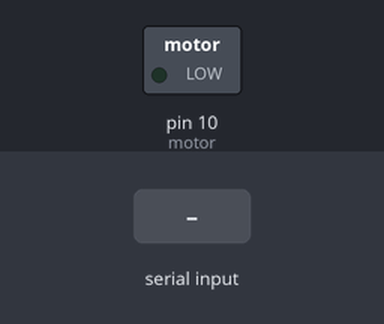
A sketch run on a simulated Arduino Uno, built with avr-gcc and run on an emulated ATmega328P. Shown: switched loads named in the sketch (green lamp = pin HIGH). The inputs (shaded band) are chosen by the test bench.

Above: at 1.2 s.
1.3 s: "1" received over Serial
At 2.5 s:
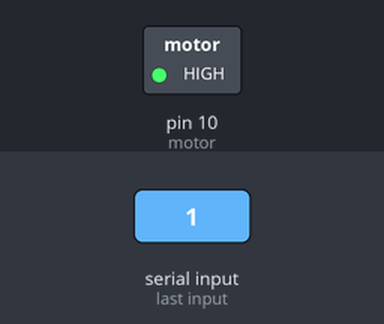
2.8 s: "0" received over Serial
At 3.8 s:
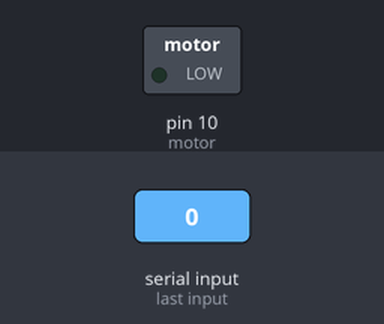
Timing chart, 0 to 5.8 s (numbered marks = the images above; inputs shaded):
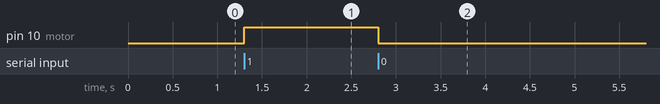

The sketch:

step1.ino
```cpp
int motor = 10;

void setup() {
  pinMode(motor, OUTPUT); //motor 출력
  Serial.begin(9600); //시리얼통신
}

void loop() {
  if (Serial.available())
  {
    char in_data;
    in_data = Serial.read();
    if (in_data == '1') //데이터값 '1'을 입력했을 때
    {
      digitalWrite(motor, HIGH); //모터  작동
    }
    else //그 이외의 값 입력시
    {
      digitalWrite(motor, LOW); //모터 멈춤
    }
  }
}
```

Measured:
- after the input at 1.3 s, pin 10 (motor): LOW → HIGH at once
- after the input at 2.8 s, pin 10 (motor): HIGH → LOW at once
